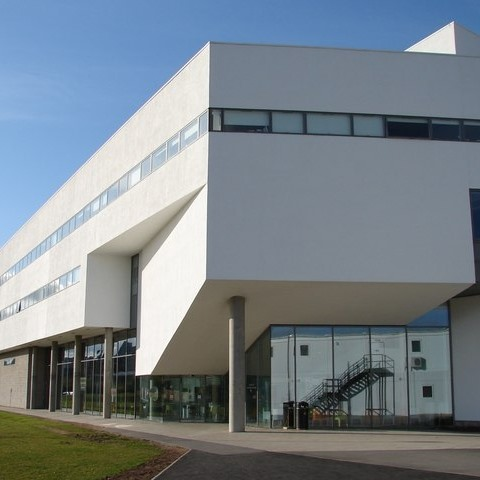
#> input picture content/question4task.jpg, 480 x 480 px
$ jupyter execute 03-Exercises.ipynb
#> lines starting #> are read from the running program, lines starting #| are printed output that depends on the picture; long printed decimals are rounded
# Exercises for Session 3

You can use the Paint.NET app installed on the machines if you want to edit or view picture files externally.

## Task

- Try changing the front of the student Union yellow

## Task

- try and load in an image of your own
- can you find its size in pixels?
- try changing some colours in the picture

You can save your edited picture using `img.save('myPicture.png')`, where `myPicture.png` will be the name of the saved file in the directory where the notebook is running.

## Task

Try making collages / Warholesque images as suggested at the end of the main notebook.

## Task

Find How many light orange balls are there in the picture

![task2](https://learn-eu-central-1-prod-fleet01-xythos.content.blackboardcdn.com/5eec76bac93d5/5823726?X-Blackboard-Expiration=1637085600000&X-Blackboard-Signature=KIObOqrqK%2FKtYe61Y%2BNjRr5FyAK9H5Etb%2B5xUvFjj%2F8%3D&X-Blackboard-Client-Id=307403&response-cache-control=private%2C%20max-age%3D21600&response-content-disposition=inline%3B%20filename%2A%3DUTF-8%27%27Image-task.png&response-content-type=image%2Fpng&X-Amz-Security-Token=IQoJb3JpZ2luX2VjENT%2F%2F%2F%2F%2F%2F%2F%2F%2F%2FwEaDGV1LWNlbnRyYWwtMSJHMEUCIBnhpsaymVWbmYCU4AODZSBhI%2BFS%2F8uiMhKaclc00Vo7AiEAqFFl626mnuLIQbVNFaP0B7oxG9QMbnJK5dND1BPYghEqiQQIjf%2F%2F%2F%2F%2F%2F%2F%2F%2F%2FARACGgw2MzU1Njc5MjQxODMiDOiPskjdrlqfJTYTeCrdAw71Ydgn14eCuudOG1QombP697vCi07MVRjOcZPlMEWI%2Bu6nH9i79UStdLz8CxTifNhRmWSEqXYpXctZ0mrpBrYVV7a91d1XjHwHq2ArYurekT%2Fs1eEqMnJr4SaPO0Abn%2B%2Brkndv1%2B%2Fvk5feDX3iIHG0pN5amYqh9LwPF%2FdOPZ2JqqTfGpDSj9XPTi0FYu8zJgyHGgb8B4JkP0THFpYVKiIpmfrwUIQnbxp33YBjlMHq9Ej1xSHlreDVF8WHObHit4x7gyLs1VkCxK8tRvXMbIqOZcGBaMNzdDxOJXmYMuP2TMv%2ByAclblN8%2Fko%2FhwWAx2tm%2BZpbVKGrviU%2F6dOljk0BJNBTYP0u8Z23dL1OAtEuHNHE%2Fx%2BGTdk%2BDrHr%2ByYGkp6SeHLW4cPQcfScZ5nE6Pmq%2FvBGFm5NIAA28QriA2nz2zdNI8BHCvm7uPqf6v0Skz%2Bdj6TL74lNL%2B%2Fo4qhnykQvOjeG5DrV6e5WeyDy2FgLJ9E7C2SMaIMUqoFOdNnDXB2d%2FrQcnhGmAM0yjUgOq9xm5ZKARtPA2Ux5BV5nVKgcBGSMAFukwPgB6TBX%2B%2By0%2Fe4YG4LkjGcSwTSbMiMwrRNTEq7rJCzmiKCfyN%2FRTUAGVdhlgMxA2ezSVc74KzDXrM6MBjqlAf%2FEMMv9l9TQyM%2BIr%2FLJVTiIloSoIrskj5N8WDuI44ei1e%2F58ceOdgsy82NItftsl6Rzy774jOQBx72bJegLf3xMrFKgGD7y0xbAxFB7ZGDFJgpswvYzyabiJl4rDpnVTqMftL%2FKireylZVPIrr6Iqt6HSmM66LYEBoYm4Pm%2BfqUQuMkQ0sKguez3had%2B5opTizUh3LkWuXFGgRqKLMlLgcTC23yQA%3D%3D&X-Amz-Algorithm=AWS4-HMAC-SHA256&X-Amz-Date=20211116T120000Z&X-Amz-SignedHeaders=host&X-Amz-Expires=21600&X-Amz-Credential=ASIAZH6WM4PLYHSLKVNL%2F20211116%2Feu-central-1%2Fs3%2Faws4_request&X-Amz-Signature=b59cb6dc060342ee4312a072c70a6d2ec0182b33499b99f63ea2cc7572bc6df5)

[cell 1]
from PIL import Image

def count_pixels(image_path: str) -> int:
    # Open the image file and convert it to RGB format
#> called with image_path = 'question4task.jpg'
    with Image.open(image_path) as img:
#> img is the input picture: PIL image 480x480 RGB; mean R, G, B 120.8, 130.9, 138.5
        img = img.convert('RGB')
        width, height = img.size
#> width = 480; height = 480

        # Calculate the total number of pixels in the image
        num_pixels = width * height
#> num_pixels = 230400

        return num_pixels

def count_white_pixels(image_path: str) -> int:
    # Open the image file and convert it to RGB format
    with Image.open(image_path) as img:
        img = img.convert('RGB')
        pixelMap = img.load()

        # Loop through each pixel in the image
        num_white_pixels = 0
        for row in range(img.size[0]):
            for col in range(img.size[1]):
                # Check if the pixel is white
                r, g, b = pixelMap[col, row]
                if r > 210 and g > 210 and b > 210:
                    # If the pixel is white, increment the count
                    num_white_pixels += 1

        return num_white_pixels

pixelCount = count_pixels('question4task.jpg')
#> pixelCount = 230400
whitePixelCount = count_white_pixels('question4task.jpg')
#> after the loop in count_white_pixels, `for row in range(img.size[0]):`: num_white_pixels = 28908
#> whitePixelCount = 28908

print(f'Number of pixels: {pixelCount}, number of white pixels: {whitePixelCount}.')
#| Number of pixels: 230400, number of white pixels: 28908.

[cell 2]
from PIL import Image
from IPython.display import display
import numpy as np

def change_color(image_path: str, from_color: np.ndarray, to_color: np.ndarray, tolerance: float = 0.1) -> None:
    # Open the image file and convert it to RGB format
    with Image.open(image_path) as img:
        img = img.convert('RGB')
        pixelMap = img.load()

        # Loop through each pixel in the image
        for row in range(img.size[0]):
            for col in range(img.size[1]):
                # Check if the pixel is within the tolerance range of the from_color
                r, g, b = pixelMap[row, col]
                if abs(r - from_color[0]) <= tolerance * 255 and abs(g - from_color[1]) <= tolerance * 255 and abs(b - from_color[2]) <= tolerance * 255:
                    # If the pixel is within the tolerance range of the from_color, change it to the to_color
                    pixelMap[row, col] = tuple(to_color)

        # Display the modified image
        display(img)

def count_pixels(image_path: str) -> int:
    # Open the image file and convert it to RGB format
    with Image.open(image_path) as img:
        img = img.convert('RGB')
        width, height = img.size

        # Calculate the total number of pixels in the image
        num_pixels = width * height

        return num_pixels

def count_white_pixels(image_path: str) -> int:
    # Open the image file and convert it to RGB format
    with Image.open(image_path) as img:
        img = img.convert('RGB')
        pixelMap = img.load()

        # Loop through each pixel in the image
        num_white_pixels = 0
        for row in range(img.size[0]):
            for col in range(img.size[1]):
                # Check if the pixel is white
                r, g, b = pixelMap[row, col]
                if r > 210 and g > 210 and b > 210:
                    # If the pixel is white, increment the count
                    num_white_pixels += 1

        return num_white_pixels

change_color('DALL-E Flowers.png', np.array([255, 255, 255]), np.array([0, 0, 0]), 0.1)
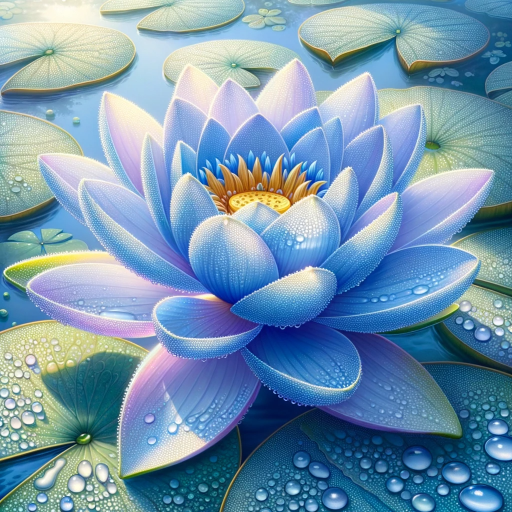
#> input picture content/DALL-E Flowers.png, 1024 x 1024 px (shown at 1/2 size)
#> in change_color, img is the input picture: PIL image 1024x1024 RGBA; mean R, G, B, A 116.5, 150.1, 174.9, 255
#> in change_color, `display(img)`:
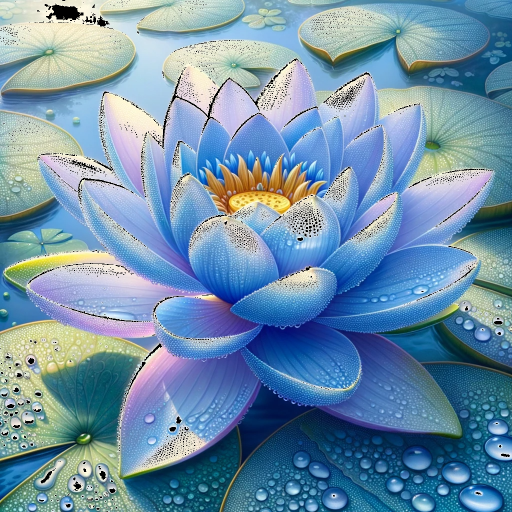
#> shown: PIL image 1024x1024 RGB (shown at 1/2 size); mean R, G, B 111.9, 145.4, 170.3
pixelCount = count_pixels('question4task.jpg')
whitePixelCount = count_white_pixels('question4task.jpg')
print(f'Number of pixels: {pixelCount}, number of white pixels: {whitePixelCount}, percentage of white pixels: {whitePixelCount / pixelCount * 100}%')
#| Number of pixels: 230400, number of white pixels: 28908, percentage of white pixels: 12.547%
